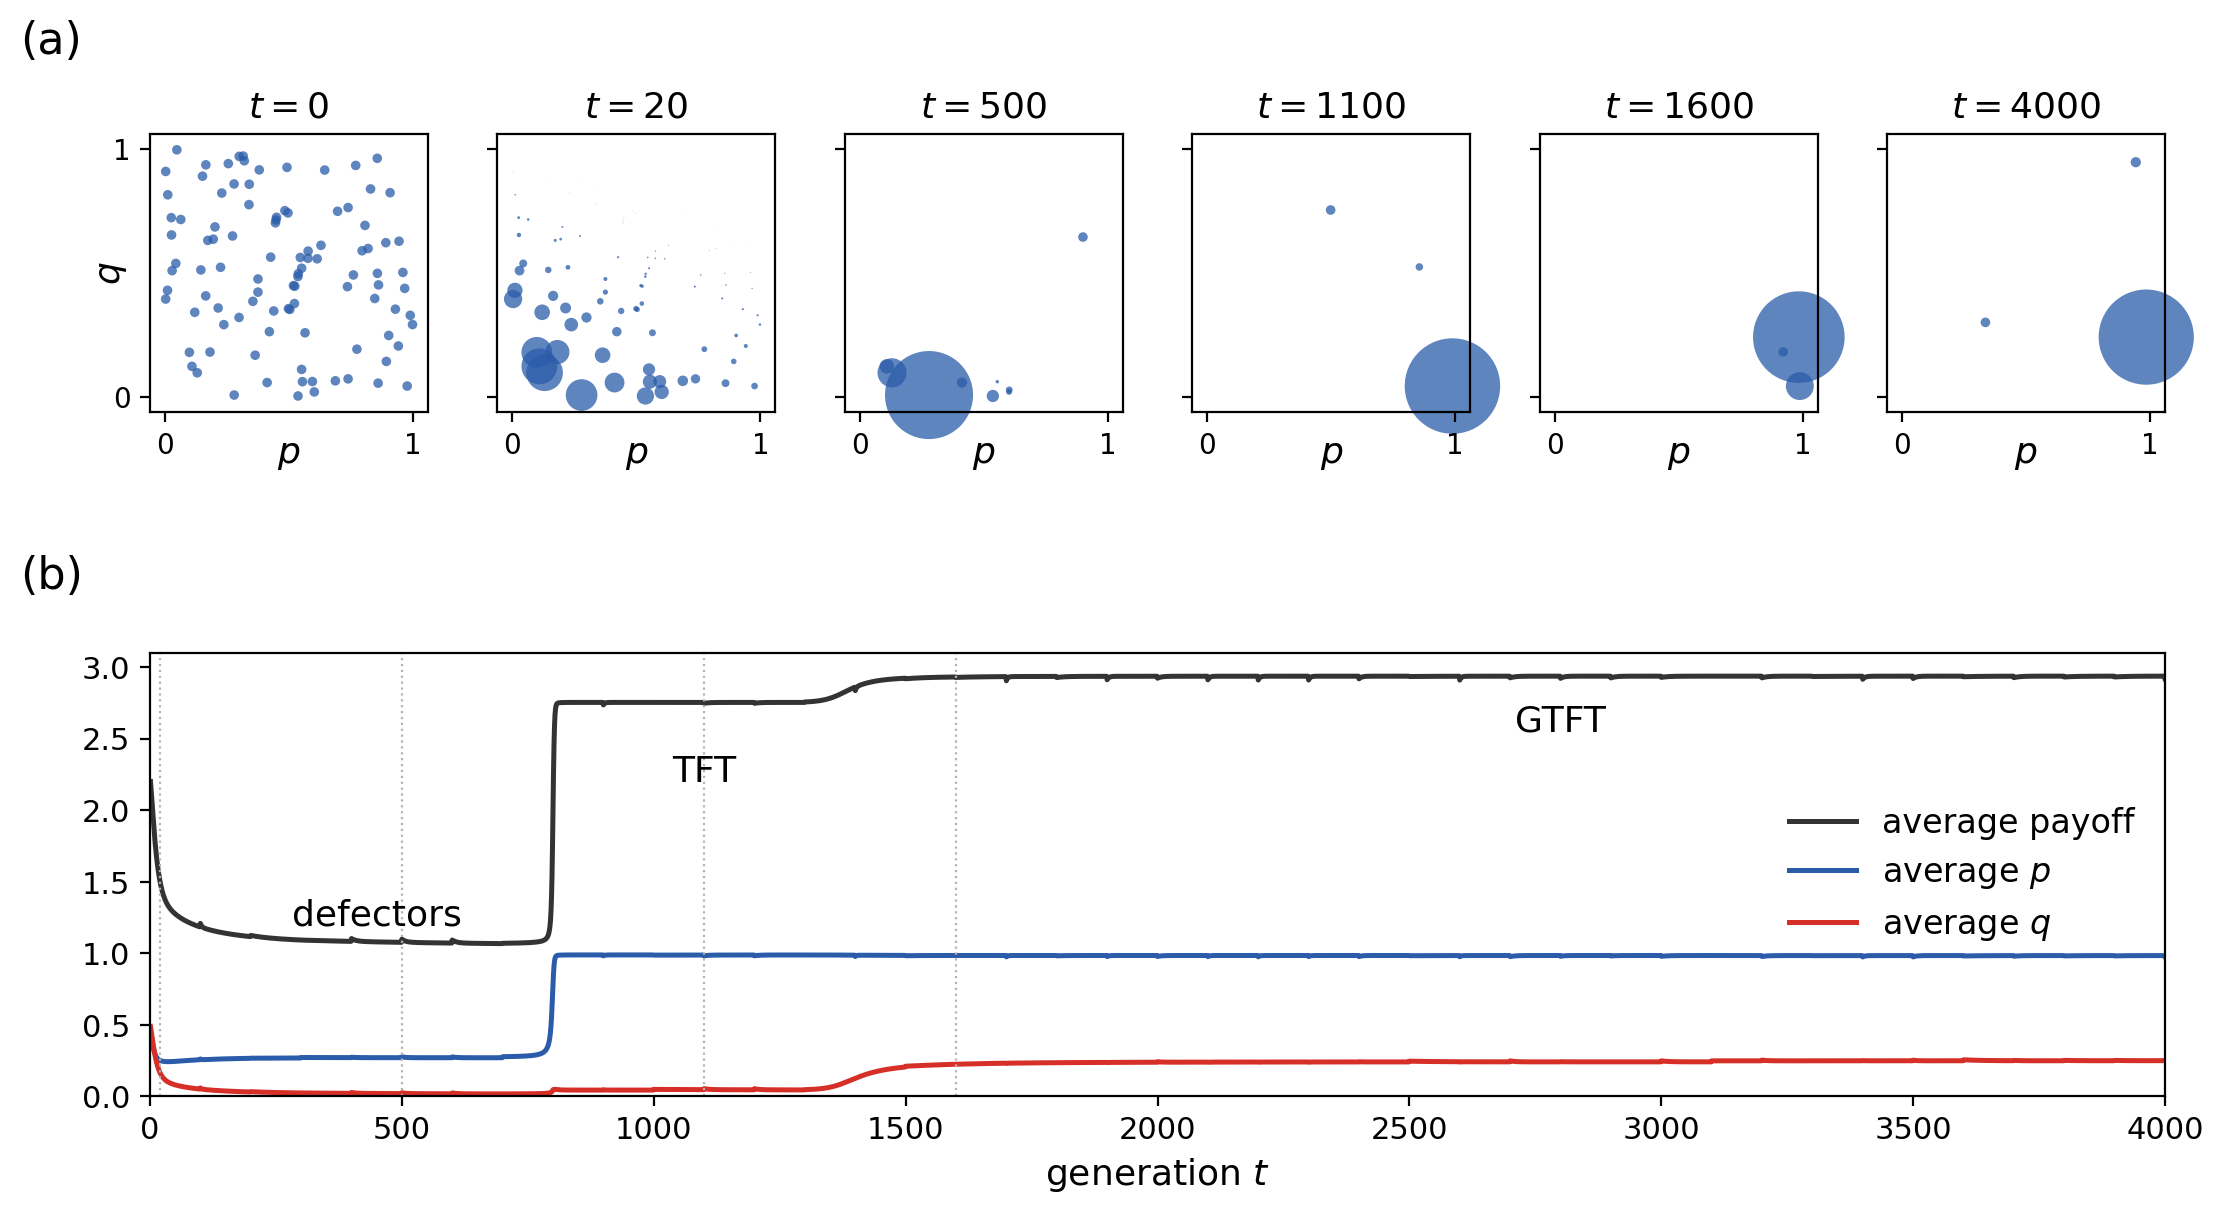

This chart was generated by the following Python code:
"""Evolution of reactive strategies in the iterated prisoner's dilemma:
defectors, then TFT, then generous TFT (GTFT).

Own simulation, after Fig. 1 of Nowak & Sigmund, Nature 355, 250 (1992).

Strategy (p, q): cooperate with probability p after the opponent cooperated
and with probability q after the opponent defected; p, q in [0.001, 0.999].
Payoffs R = 3, S = 0, T = 5, P = 1. For the infinitely repeated game, player
1 with (p, q) cooperates in the long run with probability
    c = (q + r q') / (1 - r r'),  r = p - q,  r' = p' - q',
against player 2 with (p', q'), and similarly c' for player 2. The expected
payoff per round is R c c' + S c (1 - c') + T (1 - c) c' + P (1 - c)(1 - c').

Dynamics: 100 strategies drawn uniformly at random, equal initial frequencies,
discrete-time replicator dynamics x_i <- x_i f_i / mean f. Every 100
generations, strategies with frequency below 0.001 are removed and one new
random strategy is added with frequency 0.01 (mutation).
Output: reactive-gtft.png
"""
import os
import numpy as np
import matplotlib
matplotlib.use("Agg")
import matplotlib.pyplot as plt

here = os.path.dirname(os.path.abspath(__file__))
R, S, T, P = 3, 0, 5, 1
EPS, N0, MUT, SEED, TMAX = 0.001, 100, 100, 65, 4000
SNAP = [0, 20, 500, 1100, 1600, 4000]
BLUE, RED, GRAY = "#2a5caa", "#d62f27", "#333333"


def payoff_matrix(p, q):
    r = p - q
    c = (q[:, None] + r[:, None] * q[None, :]) / (1 - r[:, None] * r[None, :])
    c2 = c.T
    return R * c * c2 + S * c * (1 - c2) + T * (1 - c) * c2 + P * (1 - c) * (1 - c2)


rng = np.random.default_rng(SEED)
p = rng.uniform(EPS, 1 - EPS, N0)
q = rng.uniform(EPS, 1 - EPS, N0)
x = np.ones(N0) / N0
snaps, ts = {0: (p.copy(), q.copy(), x.copy())}, []
for t in range(1, TMAX + 1):
    f = payoff_matrix(p, q) @ x
    x = x * f / (x @ f)
    if t % MUT == 0:
        keep = x > 1e-3
        p, q, x = p[keep], q[keep], x[keep] / x[keep].sum()
        p = np.append(p, rng.uniform(EPS, 1 - EPS))
        q = np.append(q, rng.uniform(EPS, 1 - EPS))
        x = np.append(0.99 * x, 0.01)
    ts.append((x @ p, x @ q, x @ (payoff_matrix(p, q) @ x)))
    if t in SNAP:
        snaps[t] = (p.copy(), q.copy(), x.copy())
ts = np.array(ts)

fig = plt.figure(figsize=(13, 6.6))
gs = fig.add_gridspec(2, len(SNAP), height_ratios=[1, 1.15], hspace=0.45, wspace=0.25)

# (a) snapshots of the population in the (p, q) plane
for k, t in enumerate(SNAP):
    ax = fig.add_subplot(gs[0, k])
    pp, qq, xx = snaps[t]
    ax.scatter(pp, qq, s=1200 * xx, color=BLUE, alpha=0.75, edgecolors="none", clip_on=False)
    ax.set_xlim(-0.06, 1.06); ax.set_ylim(-0.06, 1.06); ax.set_aspect("equal")
    ax.set_xticks([0, 1]); ax.set_yticks([0, 1])
    ax.set_xlabel("$p$", fontsize=13, labelpad=-8)
    if k == 0:
        ax.set_ylabel("$q$", fontsize=13, labelpad=-6)
    else:
        ax.set_yticklabels([])
    ax.set_title(f"$t = {t}$", fontsize=13)
fig.text(0.075, 0.90, "(a)", fontsize=16)

# (b) time series
ax = fig.add_subplot(gs[1, :])
t_ax = np.arange(1, TMAX + 1)
ax.plot(t_ax, ts[:, 2], color=GRAY, lw=1.8, label="average payoff")
ax.plot(t_ax, ts[:, 0], color=BLUE, lw=1.8, label=r"average $p$")
ax.plot(t_ax, ts[:, 1], color=RED, lw=1.8, label=r"average $q$")
for t in SNAP[1:]:
    ax.axvline(t, color="0.7", lw=0.8, ls=":")
ax.set_xlim(0, TMAX); ax.set_ylim(0, 3.1)
ax.set_xlabel("generation $t$", fontsize=13)
ax.tick_params(labelsize=11)
ax.legend(loc="center right", fontsize=12, frameon=False)
for u, y, lab in [(450, 1.2, "defectors"), (1100, 2.2, "TFT"), (2800, 2.55, "GTFT")]:
    ax.text(u, y, lab, fontsize=13, ha="center")
fig.text(0.075, 0.495, "(b)", fontsize=16)

fig.savefig(os.path.join(here, "reactive-gtft.png"), dpi=200, bbox_inches="tight")
print("done")
